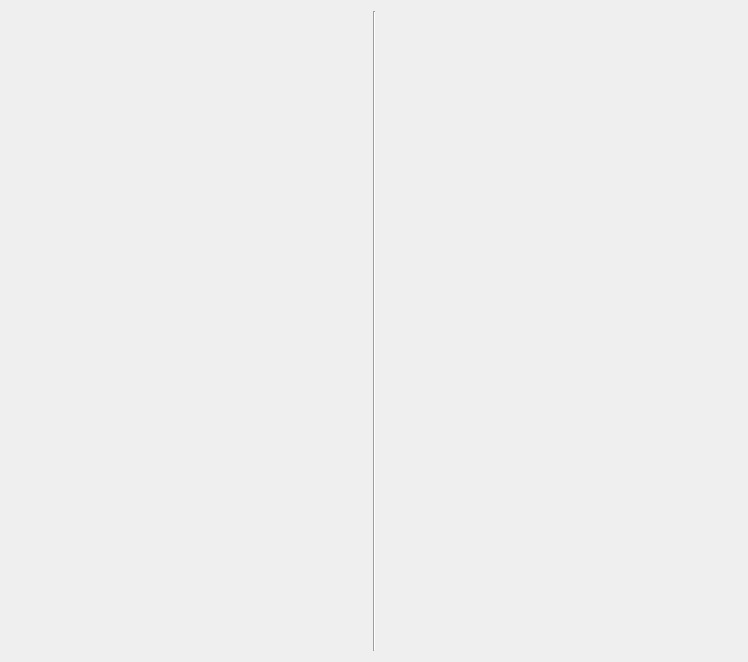
<?xml version="1.0" encoding="UTF-8"?>
<ui version="4.0">
 <class>collapseWidget</class>
 <widget class="QWidget" name="collapseWidget">
  <property name="geometry">
   <rect>
    <x>0</x>
    <y>0</y>
    <width>748</width>
    <height>662</height>
   </rect>
  </property>
  <property name="windowTitle">
   <string>Form</string>
  </property>
  <layout class="QHBoxLayout" name="horizontalLayout">
   <item>
    <layout class="QHBoxLayout" name="lay_main">
     <property name="sizeConstraint">
      <enum>QLayout::SetDefaultConstraint</enum>
     </property>
     <item>
      <widget class="QWidget" name="mainWidget" native="true"/>
     </item>
     <item>
      <widget class="Line" name="vLine">
       <property name="orientation">
        <enum>Qt::Vertical</enum>
       </property>
      </widget>
     </item>
     <item>
      <widget class="QPushButton" name="btn_swap">
       <property name="text">
        <string/>
       </property>
       <property name="icon">
        <iconset>
         <normaloff>../icon/upArrow.png</normaloff>../icon/upArrow.png</iconset>
       </property>
       <property name="iconSize">
        <size>
         <width>10</width>
         <height>10</height>
        </size>
       </property>
       <property name="flat">
        <bool>true</bool>
       </property>
      </widget>
     </item>
    </layout>
   </item>
  </layout>
 </widget>
 <resources/>
 <connections/>
</ui>
